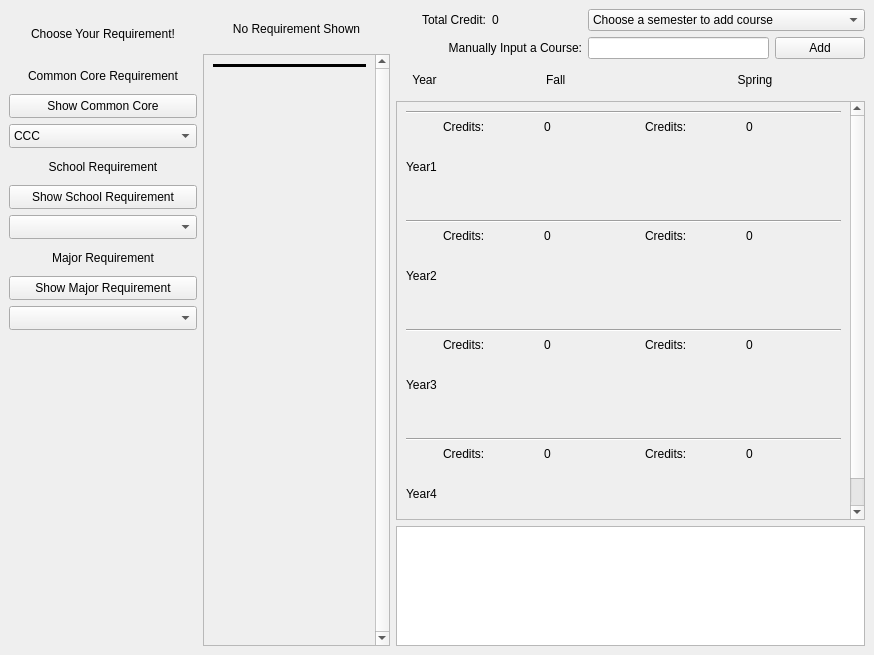
<?xml version="1.0" encoding="UTF-8"?>
<ui version="4.0">
 <class>MainWindow</class>
 <widget class="QMainWindow" name="MainWindow">
  <property name="geometry">
   <rect>
    <x>0</x>
    <y>0</y>
    <width>874</width>
    <height>655</height>
   </rect>
  </property>
  <property name="sizePolicy">
   <sizepolicy hsizetype="Preferred" vsizetype="Preferred">
    <horstretch>0</horstretch>
    <verstretch>0</verstretch>
   </sizepolicy>
  </property>
  <property name="windowTitle">
   <string>MainWindow</string>
  </property>
  <widget class="QWidget" name="centralwidget">
   <property name="enabled">
    <bool>true</bool>
   </property>
   <property name="sizePolicy">
    <sizepolicy hsizetype="Minimum" vsizetype="Minimum">
     <horstretch>0</horstretch>
     <verstretch>0</verstretch>
    </sizepolicy>
   </property>
   <property name="minimumSize">
    <size>
     <width>874</width>
     <height>500</height>
    </size>
   </property>
   <layout class="QGridLayout" name="gridLayout_2" rowstretch="4,1,14,4" columnstretch="2,2,5">
    <item row="3" column="2">
     <layout class="QGridLayout" name="Right4">
      <item row="0" column="0">
       <widget class="QTextEdit" name="txt_warning">
        <property name="readOnly">
         <bool>true</bool>
        </property>
       </widget>
      </item>
     </layout>
    </item>
    <item row="0" column="1" rowspan="4">
     <layout class="QGridLayout" name="Left2" rowstretch="1,15">
      <item row="0" column="1">
       <widget class="QLabel" name="label_shown_req">
        <property name="text">
         <string>No Requirement Shown</string>
        </property>
        <property name="alignment">
         <set>Qt::AlignCenter</set>
        </property>
       </widget>
      </item>
      <item row="1" column="1">
       <widget class="QScrollArea" name="scrollArea_sections">
        <property name="verticalScrollBarPolicy">
         <enum>Qt::ScrollBarAlwaysOn</enum>
        </property>
        <property name="widgetResizable">
         <bool>true</bool>
        </property>
        <widget class="QWidget" name="section_list">
         <property name="geometry">
          <rect>
           <x>0</x>
           <y>0</y>
           <width>141</width>
           <height>583</height>
          </rect>
         </property>
         <layout class="QVBoxLayout" name="verticalLayout_2">
          <item>
           <widget class="Line" name="line_section_list">
            <property name="sizePolicy">
             <sizepolicy hsizetype="Minimum" vsizetype="Fixed">
              <horstretch>0</horstretch>
              <verstretch>0</verstretch>
             </sizepolicy>
            </property>
            <property name="frameShadow">
             <enum>QFrame::Plain</enum>
            </property>
            <property name="lineWidth">
             <number>10</number>
            </property>
            <property name="midLineWidth">
             <number>0</number>
            </property>
            <property name="orientation">
             <enum>Qt::Horizontal</enum>
            </property>
           </widget>
          </item>
          <item>
           <layout class="QVBoxLayout" name="SectionLayout">
            <property name="sizeConstraint">
             <enum>QLayout::SetDefaultConstraint</enum>
            </property>
           </layout>
          </item>
          <item>
           <spacer name="verticalSpacer">
            <property name="orientation">
             <enum>Qt::Vertical</enum>
            </property>
            <property name="sizeHint" stdset="0">
             <size>
              <width>20</width>
              <height>40</height>
             </size>
            </property>
           </spacer>
          </item>
         </layout>
        </widget>
       </widget>
      </item>
     </layout>
    </item>
    <item row="0" column="2">
     <layout class="QGridLayout" name="Right1">
      <item row="1" column="4">
       <widget class="QPushButton" name="btn_add">
        <property name="sizePolicy">
         <sizepolicy hsizetype="Preferred" vsizetype="Preferred">
          <horstretch>0</horstretch>
          <verstretch>0</verstretch>
         </sizepolicy>
        </property>
        <property name="text">
         <string>Add</string>
        </property>
       </widget>
      </item>
      <item row="1" column="2" colspan="2">
       <widget class="QLineEdit" name="txt_search_box">
        <property name="sizePolicy">
         <sizepolicy hsizetype="Expanding" vsizetype="Fixed">
          <horstretch>0</horstretch>
          <verstretch>0</verstretch>
         </sizepolicy>
        </property>
       </widget>
      </item>
      <item row="0" column="0">
       <widget class="QLabel" name="label_total_cre">
        <property name="layoutDirection">
         <enum>Qt::LeftToRight</enum>
        </property>
        <property name="text">
         <string>Total Credit:</string>
        </property>
        <property name="alignment">
         <set>Qt::AlignRight|Qt::AlignTrailing|Qt::AlignVCenter</set>
        </property>
       </widget>
      </item>
      <item row="0" column="1">
       <widget class="QLabel" name="txt_total_cre">
        <property name="text">
         <string>0</string>
        </property>
       </widget>
      </item>
      <item row="1" column="0" colspan="2">
       <widget class="QLabel" name="label_input_crs">
        <property name="text">
         <string>Manually Input a Course:</string>
        </property>
        <property name="alignment">
         <set>Qt::AlignRight|Qt::AlignTrailing|Qt::AlignVCenter</set>
        </property>
       </widget>
      </item>
      <item row="0" column="2" colspan="3">
       <widget class="QComboBox" name="choice_semester">
        <item>
         <property name="text">
          <string>Choose a semester to add course</string>
         </property>
        </item>
        <item>
         <property name="text">
          <string>Year1 Fall</string>
         </property>
        </item>
        <item>
         <property name="text">
          <string>Year1 Spring</string>
         </property>
        </item>
        <item>
         <property name="text">
          <string>Year2 Fall</string>
         </property>
        </item>
        <item>
         <property name="text">
          <string>Year2 Spring</string>
         </property>
        </item>
        <item>
         <property name="text">
          <string>Year3 Fall</string>
         </property>
        </item>
        <item>
         <property name="text">
          <string>Year3 Spring</string>
         </property>
        </item>
        <item>
         <property name="text">
          <string>Year4 Fall</string>
         </property>
        </item>
        <item>
         <property name="text">
          <string>Year4 Spring</string>
         </property>
        </item>
       </widget>
      </item>
     </layout>
    </item>
    <item row="0" column="0" rowspan="4">
     <layout class="QGridLayout" name="Left1" rowstretch="2,1,1,1,1,1,1,1,1,1,13">
      <item row="2" column="0">
       <widget class="QPushButton" name="btn_ccc">
        <property name="sizePolicy">
         <sizepolicy hsizetype="Minimum" vsizetype="Preferred">
          <horstretch>0</horstretch>
          <verstretch>0</verstretch>
         </sizepolicy>
        </property>
        <property name="text">
         <string>Show Common Core</string>
        </property>
       </widget>
      </item>
      <item row="1" column="0">
       <widget class="QLabel" name="label_ccc">
        <property name="text">
         <string>Common Core Requirement</string>
        </property>
        <property name="alignment">
         <set>Qt::AlignCenter</set>
        </property>
       </widget>
      </item>
      <item row="3" column="0">
       <widget class="QComboBox" name="choice_ccc">
        <property name="sizePolicy">
         <sizepolicy hsizetype="Preferred" vsizetype="Preferred">
          <horstretch>0</horstretch>
          <verstretch>0</verstretch>
         </sizepolicy>
        </property>
        <item>
         <property name="text">
          <string>CCC</string>
         </property>
        </item>
        <item>
         <property name="text">
          <string/>
         </property>
        </item>
       </widget>
      </item>
      <item row="5" column="0">
       <widget class="QPushButton" name="btn_school">
        <property name="sizePolicy">
         <sizepolicy hsizetype="Minimum" vsizetype="Preferred">
          <horstretch>0</horstretch>
          <verstretch>0</verstretch>
         </sizepolicy>
        </property>
        <property name="text">
         <string>Show School Requirement</string>
        </property>
       </widget>
      </item>
      <item row="6" column="0">
       <widget class="QComboBox" name="choice_school">
        <property name="sizePolicy">
         <sizepolicy hsizetype="Preferred" vsizetype="Preferred">
          <horstretch>0</horstretch>
          <verstretch>0</verstretch>
         </sizepolicy>
        </property>
        <item>
         <property name="text">
          <string/>
         </property>
        </item>
        <item>
         <property name="text">
          <string>SSCI</string>
         </property>
        </item>
       </widget>
      </item>
      <item row="7" column="0">
       <widget class="QLabel" name="label_major">
        <property name="text">
         <string>Major Requirement</string>
        </property>
        <property name="alignment">
         <set>Qt::AlignCenter</set>
        </property>
       </widget>
      </item>
      <item row="8" column="0">
       <widget class="QPushButton" name="btn_major">
        <property name="sizePolicy">
         <sizepolicy hsizetype="Minimum" vsizetype="Preferred">
          <horstretch>0</horstretch>
          <verstretch>0</verstretch>
         </sizepolicy>
        </property>
        <property name="text">
         <string>Show Major Requirement</string>
        </property>
       </widget>
      </item>
      <item row="4" column="0">
       <widget class="QLabel" name="label_school">
        <property name="text">
         <string>School Requirement</string>
        </property>
        <property name="alignment">
         <set>Qt::AlignCenter</set>
        </property>
       </widget>
      </item>
      <item row="0" column="0">
       <widget class="QLabel" name="label_top">
        <property name="sizePolicy">
         <sizepolicy hsizetype="Preferred" vsizetype="Preferred">
          <horstretch>0</horstretch>
          <verstretch>0</verstretch>
         </sizepolicy>
        </property>
        <property name="text">
         <string>Choose Your Requirement!</string>
        </property>
        <property name="alignment">
         <set>Qt::AlignCenter</set>
        </property>
       </widget>
      </item>
      <item row="9" column="0">
       <widget class="QComboBox" name="choice_major">
        <property name="sizePolicy">
         <sizepolicy hsizetype="Preferred" vsizetype="Preferred">
          <horstretch>0</horstretch>
          <verstretch>0</verstretch>
         </sizepolicy>
        </property>
        <item>
         <property name="text">
          <string/>
         </property>
        </item>
        <item>
         <property name="text">
          <string>DSCT</string>
         </property>
        </item>
        <item>
         <property name="text">
          <string>COMP</string>
         </property>
        </item>
       </widget>
      </item>
      <item row="10" column="0">
       <spacer name="verticalSpacer_2">
        <property name="orientation">
         <enum>Qt::Vertical</enum>
        </property>
        <property name="sizeHint" stdset="0">
         <size>
          <width>20</width>
          <height>40</height>
         </size>
        </property>
       </spacer>
      </item>
     </layout>
    </item>
    <item row="2" column="2">
     <layout class="QGridLayout" name="Right3" rowstretch="0,0">
      <property name="verticalSpacing">
       <number>7</number>
      </property>
      <item row="1" column="0">
       <widget class="QScrollArea" name="scrollArea_semesters">
        <property name="verticalScrollBarPolicy">
         <enum>Qt::ScrollBarAlwaysOn</enum>
        </property>
        <property name="widgetResizable">
         <bool>true</bool>
        </property>
        <widget class="QWidget" name="main_form">
         <property name="geometry">
          <rect>
           <x>0</x>
           <y>0</y>
           <width>460</width>
           <height>499</height>
          </rect>
         </property>
         <layout class="QGridLayout" name="gridLayout" rowstretch="1,2,10,1,2,10,1,2,10,1,2,10" columnstretch="1,7,7" rowminimumheight="1,10,80,1,10,80,1,10,80,1,10,80">
          <item row="4" column="0" rowspan="2">
           <widget class="QLabel" name="label_3">
            <property name="text">
             <string>Year2</string>
            </property>
           </widget>
          </item>
          <item row="7" column="0" rowspan="2">
           <widget class="QLabel" name="label_4">
            <property name="text">
             <string>Year3</string>
            </property>
           </widget>
          </item>
          <item row="7" column="2">
           <layout class="QHBoxLayout" name="horizontalLayout_6">
            <item>
             <widget class="QLabel" name="label_19">
              <property name="text">
               <string>Credits:</string>
              </property>
             </widget>
            </item>
            <item>
             <widget class="QLabel" name="sem_6_cre">
              <property name="text">
               <string>0</string>
              </property>
             </widget>
            </item>
           </layout>
          </item>
          <item row="11" column="1">
           <layout class="QVBoxLayout" name="layout_sem_7">
            <property name="sizeConstraint">
             <enum>QLayout::SetMinimumSize</enum>
            </property>
            <item>
             <spacer name="verticalSpacer_9">
              <property name="orientation">
               <enum>Qt::Vertical</enum>
              </property>
              <property name="sizeHint" stdset="0">
               <size>
                <width>20</width>
                <height>40</height>
               </size>
              </property>
             </spacer>
            </item>
           </layout>
          </item>
          <item row="6" column="0" colspan="3">
           <widget class="Line" name="line_4">
            <property name="orientation">
             <enum>Qt::Horizontal</enum>
            </property>
           </widget>
          </item>
          <item row="1" column="2">
           <layout class="QHBoxLayout" name="horizontalLayout_2">
            <item>
             <widget class="QLabel" name="label_11">
              <property name="text">
               <string>Credits:</string>
              </property>
             </widget>
            </item>
            <item>
             <widget class="QLabel" name="sem_2_cre">
              <property name="text">
               <string>0</string>
              </property>
             </widget>
            </item>
           </layout>
          </item>
          <item row="8" column="2">
           <layout class="QVBoxLayout" name="layout_sem_6">
            <property name="sizeConstraint">
             <enum>QLayout::SetMinimumSize</enum>
            </property>
            <item>
             <spacer name="verticalSpacer_8">
              <property name="orientation">
               <enum>Qt::Vertical</enum>
              </property>
              <property name="sizeHint" stdset="0">
               <size>
                <width>20</width>
                <height>40</height>
               </size>
              </property>
             </spacer>
            </item>
           </layout>
          </item>
          <item row="5" column="1">
           <layout class="QVBoxLayout" name="layout_sem_3">
            <property name="sizeConstraint">
             <enum>QLayout::SetMinimumSize</enum>
            </property>
            <item>
             <spacer name="verticalSpacer_5">
              <property name="orientation">
               <enum>Qt::Vertical</enum>
              </property>
              <property name="sizeHint" stdset="0">
               <size>
                <width>20</width>
                <height>40</height>
               </size>
              </property>
             </spacer>
            </item>
           </layout>
          </item>
          <item row="10" column="0" rowspan="2">
           <widget class="QLabel" name="label_5">
            <property name="text">
             <string>Year4</string>
            </property>
           </widget>
          </item>
          <item row="9" column="0" colspan="3">
           <widget class="Line" name="line_5">
            <property name="orientation">
             <enum>Qt::Horizontal</enum>
            </property>
           </widget>
          </item>
          <item row="10" column="2">
           <layout class="QHBoxLayout" name="horizontalLayout_8">
            <item>
             <widget class="QLabel" name="label_23">
              <property name="text">
               <string>Credits:</string>
              </property>
             </widget>
            </item>
            <item>
             <widget class="QLabel" name="sem_8_cre">
              <property name="text">
               <string>0</string>
              </property>
             </widget>
            </item>
           </layout>
          </item>
          <item row="8" column="1">
           <layout class="QVBoxLayout" name="layout_sem_5">
            <property name="sizeConstraint">
             <enum>QLayout::SetMinimumSize</enum>
            </property>
            <item>
             <spacer name="verticalSpacer_7">
              <property name="orientation">
               <enum>Qt::Vertical</enum>
              </property>
              <property name="sizeHint" stdset="0">
               <size>
                <width>20</width>
                <height>40</height>
               </size>
              </property>
             </spacer>
            </item>
           </layout>
          </item>
          <item row="10" column="1">
           <layout class="QHBoxLayout" name="horizontalLayout_7">
            <item>
             <widget class="QLabel" name="label_21">
              <property name="text">
               <string>Credits:</string>
              </property>
             </widget>
            </item>
            <item>
             <widget class="QLabel" name="sem_7_cre">
              <property name="text">
               <string>0</string>
              </property>
             </widget>
            </item>
           </layout>
          </item>
          <item row="4" column="1">
           <layout class="QHBoxLayout" name="horizontalLayout_3">
            <item>
             <widget class="QLabel" name="label_13">
              <property name="text">
               <string>Credits:</string>
              </property>
             </widget>
            </item>
            <item>
             <widget class="QLabel" name="sem_3_cre">
              <property name="text">
               <string>0</string>
              </property>
             </widget>
            </item>
           </layout>
          </item>
          <item row="1" column="0" rowspan="2">
           <widget class="QLabel" name="label_2">
            <property name="text">
             <string>Year1</string>
            </property>
           </widget>
          </item>
          <item row="7" column="1">
           <layout class="QHBoxLayout" name="horizontalLayout_5">
            <item>
             <widget class="QLabel" name="label_17">
              <property name="text">
               <string>Credits:</string>
              </property>
             </widget>
            </item>
            <item>
             <widget class="QLabel" name="sem_5_cre">
              <property name="text">
               <string>0</string>
              </property>
             </widget>
            </item>
           </layout>
          </item>
          <item row="5" column="2">
           <layout class="QVBoxLayout" name="layout_sem_4">
            <property name="sizeConstraint">
             <enum>QLayout::SetMinimumSize</enum>
            </property>
            <item>
             <spacer name="verticalSpacer_6">
              <property name="orientation">
               <enum>Qt::Vertical</enum>
              </property>
              <property name="sizeHint" stdset="0">
               <size>
                <width>20</width>
                <height>40</height>
               </size>
              </property>
             </spacer>
            </item>
           </layout>
          </item>
          <item row="1" column="1">
           <layout class="QHBoxLayout" name="horizontalLayout">
            <property name="sizeConstraint">
             <enum>QLayout::SetDefaultConstraint</enum>
            </property>
            <item>
             <widget class="QLabel" name="label">
              <property name="text">
               <string>Credits:</string>
              </property>
             </widget>
            </item>
            <item>
             <widget class="QLabel" name="sem_1_cre">
              <property name="text">
               <string>0</string>
              </property>
             </widget>
            </item>
           </layout>
          </item>
          <item row="2" column="2">
           <layout class="QVBoxLayout" name="layout_sem_2">
            <property name="sizeConstraint">
             <enum>QLayout::SetMinimumSize</enum>
            </property>
            <item>
             <spacer name="verticalSpacer_4">
              <property name="orientation">
               <enum>Qt::Vertical</enum>
              </property>
              <property name="sizeHint" stdset="0">
               <size>
                <width>20</width>
                <height>40</height>
               </size>
              </property>
             </spacer>
            </item>
           </layout>
          </item>
          <item row="11" column="2">
           <layout class="QVBoxLayout" name="layout_sem_8">
            <property name="sizeConstraint">
             <enum>QLayout::SetMinimumSize</enum>
            </property>
            <item>
             <spacer name="verticalSpacer_10">
              <property name="orientation">
               <enum>Qt::Vertical</enum>
              </property>
              <property name="sizeHint" stdset="0">
               <size>
                <width>20</width>
                <height>40</height>
               </size>
              </property>
             </spacer>
            </item>
           </layout>
          </item>
          <item row="2" column="1">
           <layout class="QVBoxLayout" name="layout_sem_1">
            <property name="sizeConstraint">
             <enum>QLayout::SetMinimumSize</enum>
            </property>
            <item>
             <spacer name="verticalSpacer_3">
              <property name="orientation">
               <enum>Qt::Vertical</enum>
              </property>
              <property name="sizeHint" stdset="0">
               <size>
                <width>20</width>
                <height>40</height>
               </size>
              </property>
             </spacer>
            </item>
           </layout>
          </item>
          <item row="4" column="2">
           <layout class="QHBoxLayout" name="horizontalLayout_4">
            <item>
             <widget class="QLabel" name="label_15">
              <property name="text">
               <string>Credits:</string>
              </property>
             </widget>
            </item>
            <item>
             <widget class="QLabel" name="sem_4_cre">
              <property name="text">
               <string>0</string>
              </property>
             </widget>
            </item>
           </layout>
          </item>
          <item row="3" column="0" colspan="3">
           <widget class="Line" name="line_3">
            <property name="orientation">
             <enum>Qt::Horizontal</enum>
            </property>
           </widget>
          </item>
          <item row="0" column="0" colspan="3">
           <widget class="Line" name="line_2">
            <property name="orientation">
             <enum>Qt::Horizontal</enum>
            </property>
           </widget>
          </item>
         </layout>
        </widget>
       </widget>
      </item>
     </layout>
    </item>
    <item row="1" column="2">
     <layout class="QHBoxLayout" name="Right2" stretch="2,7,7">
      <item>
       <widget class="QLabel" name="label_10">
        <property name="text">
         <string>Year</string>
        </property>
        <property name="alignment">
         <set>Qt::AlignCenter</set>
        </property>
       </widget>
      </item>
      <item>
       <widget class="QLabel" name="label_9">
        <property name="text">
         <string>Fall  </string>
        </property>
        <property name="alignment">
         <set>Qt::AlignCenter</set>
        </property>
       </widget>
      </item>
      <item>
       <widget class="QLabel" name="label_8">
        <property name="text">
         <string>Spring      </string>
        </property>
        <property name="alignment">
         <set>Qt::AlignCenter</set>
        </property>
       </widget>
      </item>
     </layout>
    </item>
   </layout>
  </widget>
 </widget>
 <resources/>
 <connections/>
</ui>
